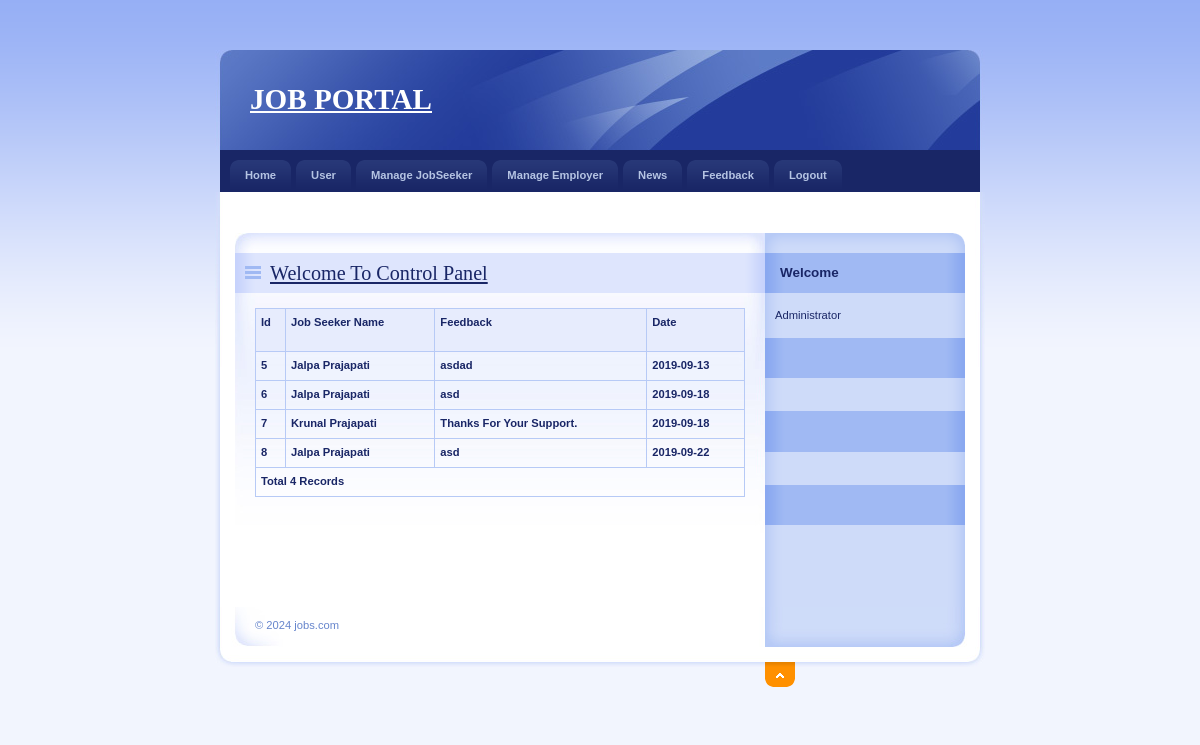
/Admin/Feedback.php, run on the app's committed database.
### tables this page shows
CREATE TABLE IF NOT EXISTS `feedback` (
  `FeedbackId` int(11) NOT NULL AUTO_INCREMENT,
  `JobSeekId` int(11) NOT NULL,
  `Feedback` varchar(200) NOT NULL,
  `FeedbakDate` date NOT NULL,
  PRIMARY KEY (`FeedbackId`)
);

CREATE TABLE IF NOT EXISTS `jobseeker_reg` (
  `JobSeekId` int(11) NOT NULL AUTO_INCREMENT,
  `JobSeekerName` varchar(20) NOT NULL,
  `Address` varchar(100) NOT NULL,
  `City` varchar(20) NOT NULL,
  `Email` varchar(40) NOT NULL,
  `Mobile` bigint(20) NOT NULL,
  `Qualification` varchar(20) NOT NULL,
  `Gender` varchar(10) NOT NULL,
  `BirthDate` date NOT NULL,
  `Resume` varchar(200) NOT NULL,
  `Status` varchar(10) NOT NULL,
  `UserName` varchar(20) NOT NULL,
  `Password` varchar(20) NOT NULL,
  `Question` varchar(100) NOT NULL,
  `Answer` varchar(50) NOT NULL,
  PRIMARY KEY (`JobSeekId`),
  KEY `JobSeekId` (`JobSeekId`)
);

### Admin/Feedback.php (the view, shortened to what this page needs)
<!DOCTYPE html PUBLIC "-//W3C//DTD XHTML 1.0 Strict//EN" "http://www.w3.org/TR/xhtml1/DTD/xhtml1-strict.dtd">
<html xmlns="http://www.w3.org/1999/xhtml" xml:lang="cs" lang="cs">
<head>
    <link rel="stylesheet" media="screen,projection" type="text/css" href="./css/main.css" />
    <link rel="stylesheet" media="print" type="text/css" href="./css/print.css" />
    <link rel="stylesheet" media="aural" type="text/css" href="./css/aural.css" />
</head>
<body id="www-url-cz">
<div id="main" class="box">
<?php
include "Header.php"
?>
<?php
include "menu.php"
?>
    <div id="page" class="box">
    <div id="page-in" class="box">
        <div id="strip" class="box noprint">
            <p id="breadcrumbs">&nbsp;</p>
        </div>
        <div id="content">
            <div class="article">
                <h2><span><a href="#">Welcome To Control Panel</a></span></h2>
                <table width="100%" border="1" bordercolor="#1CB5F1" >
                  <tr>
                    <th height="32" bgcolor="#1CB5F1" class="style3"><div align="left" class="style9 style5"><strong>Id</strong></div></th>
                    <th bgcolor="#1CB5F1" class="style3"><div align="left" class="style9 style5"><strong>Job Seeker Name</strong></div></th>
                    <th bgcolor="#1CB5F1" class="style3"><div align="left" class="style9 style5"><strong>Feedback</strong></div></th>
                    <th bgcolor="#1CB5F1" class="style3"><div align="left" class="style12">Date</div></th>
                  </tr>
                  <?php
$con = mysqli_connect("localhost","root");
mysqli_select_db($con, "job");
$sql = "select FeedbackId,Feedback,FeedbakDate,JobSeekerName from Feedback,JobSeeker_Reg where Feedback.JobSeekId=JobSeeker_Reg.JobSeekId";
$result = mysqli_query($con,$sql);
while($row = mysqli_fetch_array($result))
{
$Id=$row['FeedbackId'];
$Name=$row['JobSeekerName'];
$Feedback=$row['Feedback'];
$FeedbakDate=$row['FeedbakDate'];
?>
                  <tr>
                    <td class="style3"><div align="left" class="style9 style5"><strong><?php echo $Id;?></strong></div></td>
                    <td class="style3"><div align="left" class="style9 style5"><strong><?php echo $Name;?></strong></div></td>
                    <td class="style3"><div align="left" class="style9 style5"><strong><?php echo $Feedback;?></strong></div></td>
                    <td class="style3"><div align="left" class="style9 style5"><strong><?php echo $FeedbakDate;?></strong></div></td>
                  </tr>
                  <?php
}
$records = mysqli_num_rows($result);
?>
                  <tr>
                    <td colspan="4" class="style3"><div align="left" class="style12"><?php echo "Total ".$records." Records"; ?> </div></td>
                  </tr>
                </table>
                <p>&nbsp;</p>
              <p class="btn-more box noprint">&nbsp;</p>
          </div>
        </div>
<?php
include "right.php"
?>
    </div>
    </div>
<?php
include "footer.php"
?>
</div>
</body>
</html>

### Admin/Header.php (shortened to what this page needs)
<div id="header">
    <h1 id="logo"><a href="" title=""><strong>JOB PORTAL</strong><span></span></a></h1>
</div>

### Admin/menu.php (shortened to what this page needs)
<div id="tabs" class="noprint">
       <ul class="box">
           <li><a href="index.php">Home<span class="tab-l"></span><span class="tab-r"></span></a></li>
           <li><a href="User.php">User<span class="tab-l"></span><span class="tab-r"></span></a></li>
           <li><a href="ManageJob.php">Manage JobSeeker<span class="tab-l"></span><span class="tab-r"></span></a></li>
           <li><a href="ManageEmployer.php">Manage Employer<span class="tab-l"></span><span class="tab-r"></span></a></li>
           <li><a href="News.php">News<span class="tab-l"></span><span class="tab-r"></span></a></li>
           <li><a href="Feedback.php">Feedback<span class="tab-l"></span><span class="tab-r"></span></a></li>
           <li><a href="Logout.php">Logout<span class="tab-l"></span><span class="tab-r"></span></a></li>
       </ul>
</div>

### Admin/right.php (shortened to what this page needs)
<div id="col" class="noprint">
            <div id="col-in">
                <h3>Welcome</h3>
                <div id="about-me">
                    <p>Administrator<br />
                    </p>
              </div>
                <h3 >&nbsp;</h3>
              <br/>
                <h3>&nbsp;</h3>
                <br/>
                <h3>&nbsp;</h3>
<br/>
          </div>
</div>

### Admin/footer.php (shortened to what this page needs)
  <div id="footer">
      <div id="top" class="noprint"><p><span class="noscreen">Back on top</span> <a href="#header" title="Back on top ^">^<span></span></a></p></div>
      <p id="copyright">&copy; 2024 jobs.com</p>
</div>

### Admin/css/main.css (style rules this page uses)
* { min-height:1px; }
body { border:0; margin:0; padding:0; background:#F2F5FE url("../design/bg.gif") 0 0 repeat-x; font:70%/160% "verdana",sans-serif; color:#192666; _text-align:center; }
a { color:#192666; }
p { border:0; margin:15px 0; padding:0; }
div { display:block; border:0; margin:0; padding:0; }
h1, h2, h3, h4, h5 { border:0; margin:15px 0 10px 0; padding:0; font-weight:bold; }
h1 { font-size:260%; line-height:100%; font-family:"georgia",serif; font-weight:normal; }
h2 { font-size:180%; line-height:100%; font-family:"georgia",serif; font-weight:normal; }
h3 { font-size:120%; line-height:100%; font-weight:bold; }
table { display:table; border-collapse:collapse; margin:15px 0; padding:0; border:1px solid #B7CAF6; font-size:100%; }
tr { display:table-row; }
th, td { display: table-cell; border:1px solid #B7CAF6; margin:0; padding:5px; vertical-align:top; text-align:left; }
th { background:#E7ECFD; text-align:center; color:#192666; font-weight:bold; }
ul, ol { display:block; border:0; margin:15px 0 15px 40px; padding:0; }
li { display:list-item; border:0; margin:0; padding:0; _height:1px; }
a, img, span { border:0; margin:0; padding:0; }
strong, .strong { font-weight:bold; }
.box { min-height:1px; _height:1px; }
.box:after { content:"."; display:block; line-height:0px; font-size:0px; visibility:hidden; clear:both; }
#main { width:770px; margin:50px auto 0 auto; _text-align:left; }
#header { position:relative; width:770px; height:100px; margin:0; padding:0; background:#233C9B url("../design/header.jpg") 0 0 no-repeat; color:#FFF; }
#header #logo { position:absolute; top:35px; left:35px; margin:0; }
#header #logo a { color:#FFF; }
#tabs { background:#192666; margin:0 5px; padding:10px 0 0 0; _height:1px; }
#tabs ul { margin:0 10px; padding:0; list-style:none; }
#tabs ul li { margin:0 5px 0 0; padding:0; float:left; }
#tabs ul li a { display:block; position:relative; padding:7px 15px; border:0; background:url("../design/tab_link.gif") 0 0 repeat-x; color:#B5C4E3; font-weight:bold; text-decoration:none; cursor:pointer; }
#tabs ul li a span.tab-l, #tabs ul li a:hover span.tab-l { position:absolute; top:0; left:0; _left:-15px; width:8px; height:8px; background:url("../design/tab_link_l.gif") 0 0 no-repeat; }
#tabs ul li a span.tab-r, #tabs ul li a:hover span.tab-r { position:absolute; top:0; right:0; _right:-1px; width:8px; height:8px; background:url("../design/tab_link_r.gif") 100% 0 no-repeat; }
#page { width:770px; min-height:1px; background:#FFF url("../design/bg_page.gif") 0 0 repeat-y; _height:1px; }
#page-in { min-height:1px; padding:10px 0; background:url("../design/bg_page_in.jpg") 0 0 no-repeat; _height:1px; }
#strip { position:relative; clear:both; padding:3px 20px 10px 20px; color:#6182D1; }
#strip p { margin:0; }
#strip #breadcrumbs { width:520px; margin:0; padding:0; }
#content { float:left; width:530px; _width:550px; margin:0; padding:0 0 0 20px; }
#content .article { clear:both; margin:0; padding:20px; background:url("../design/content_article_bg.jpg") 0 0 no-repeat; }
#content .article h2 { margin:0 -20px; padding:10px; background:#DEE5FD url("../design/content_title_bg.gif") 0 0 repeat-y; color:#192666; }
#content .article h2 span { background:url("../design/ico_list.gif") 0 50% no-repeat; padding-left:25px; }
#content .article p { text-align:justify; }
#content .btn-more { margin:0 0 15px 0; padding:0; border:0; position:relative; }
#col { float:left; width:200px; margin:0; padding:0; background:#CEDBF9 url("../design/col_bg.gif") 0 0 repeat-y; }
#col-in { padding:20px 10px; background:url("../design/col_top.gif") 0 0 no-repeat; }
#col h3 { padding:13px 15px 14px 15px; margin:0 -10px 15px -10px; background:#A0B9F3 url("../design/col_title_bg.gif") 0 0 repeat-y; color:#192666; }
#col #about-me { margin-bottom:15px; line-height:130%; }
#col #about-me p { margin:0; }
#footer { position:relative; clear:both; width:770px; height:60px; margin-bottom:50px; background:url("../design/footer.jpg") 0 0 no-repeat; color:#6685CC; }
#footer a { color:#6685CC; }
#top { position:absolute; top:55px; left:550px; }
#top p { position:relative; width:30px; height:25px; margin:0; overflow:hidden; }
#top p span { display:block; position:absolute; left:0; top:0; z-index:1; width:30px; height:25px; background:url("../design/ico_top.gif") 0 0 no-repeat; cursor:pointer; }
#footer p#copyright { position:absolute; top:10px; left:40px; margin:0; width: 245px; }

### Admin/Feedback.php (style rules this page uses)
.style3 { font-weight: bold }

### data on the page
feedback: FeedbackId "5", JobSeekId.JobSeekerName "Jalpa Prajapati", Feedback "asdad", FeedbakDate "2019-09-13"
feedback: FeedbackId "6", JobSeekId.JobSeekerName "Jalpa Prajapati", Feedback "asd", FeedbakDate "2019-09-18"
feedback: FeedbackId "7", JobSeekId.JobSeekerName "Krunal Prajapati", Feedback "Thanks For Your Support.", FeedbakDate "2019-09-18"
feedback: FeedbackId "8", JobSeekId.JobSeekerName "Jalpa Prajapati", Feedback "asd", FeedbakDate "2019-09-22"

### other printed values
$records "4"
